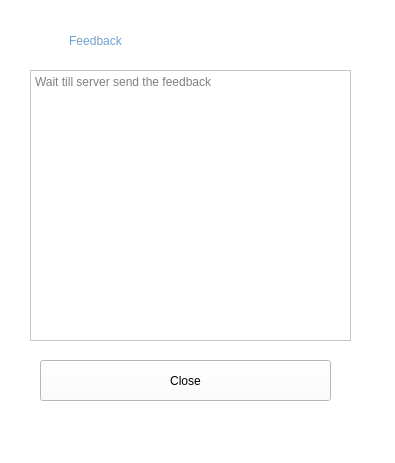
<?xml version="1.0" encoding="UTF-8"?>
<ui version="4.0">
 <class>feedbackWidget</class>
 <widget class="QWidget" name="feedbackWidget">
  <property name="geometry">
   <rect>
    <x>0</x>
    <y>0</y>
    <width>395</width>
    <height>463</height>
   </rect>
  </property>
  <property name="windowTitle">
   <string>Form</string>
  </property>
  <property name="styleSheet">
   <string notr="true">background-color: rgb(255, 255, 255);</string>
  </property>
  <widget class="QLabel" name="label">
   <property name="geometry">
    <rect>
     <x>20</x>
     <y>20</y>
     <width>151</width>
     <height>41</height>
    </rect>
   </property>
   <property name="styleSheet">
    <string notr="true">color: rgb(114, 159, 207);
font: 20pt &quot;Ubuntu&quot;;</string>
   </property>
   <property name="text">
    <string>Feedback</string>
   </property>
   <property name="alignment">
    <set>Qt::AlignCenter</set>
   </property>
  </widget>
  <widget class="QTextEdit" name="textEdit">
   <property name="enabled">
    <bool>true</bool>
   </property>
   <property name="geometry">
    <rect>
     <x>30</x>
     <y>70</y>
     <width>321</width>
     <height>271</height>
    </rect>
   </property>
   <property name="documentTitle">
    <string/>
   </property>
   <property name="readOnly">
    <bool>true</bool>
   </property>
   <property name="placeholderText">
    <string>Wait till server send the feedback</string>
   </property>
  </widget>
  <widget class="QPushButton" name="pushButton">
   <property name="geometry">
    <rect>
     <x>40</x>
     <y>360</y>
     <width>291</width>
     <height>41</height>
    </rect>
   </property>
   <property name="text">
    <string>Close</string>
   </property>
  </widget>
 </widget>
 <resources/>
 <connections/>
</ui>
